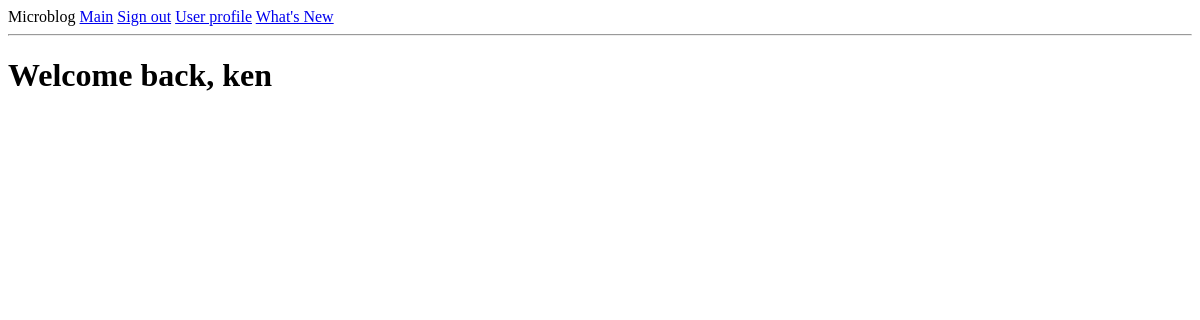
The page /explore (signed in) on the database as committed earlier.
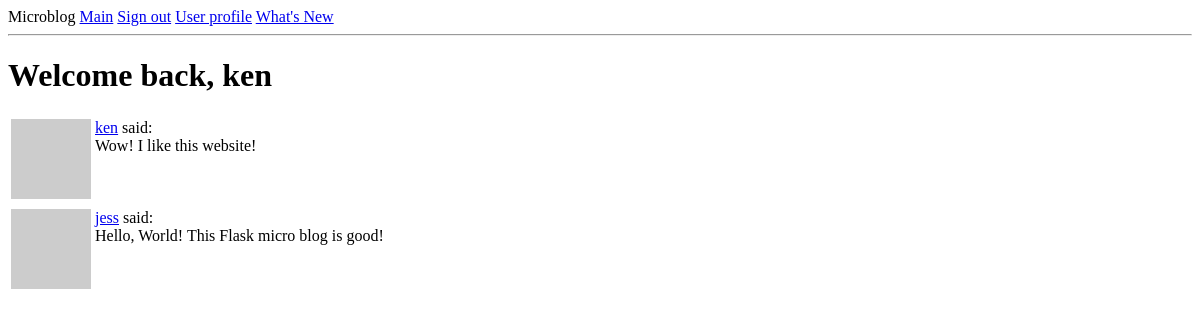
The same page on the database as committed later.
### app/models.py (models this page shows, shortened)
class User(db.Model, UserMixin):
    id = db.Column(db.Integer, primary_key=True)
    username = db.Column(db.String(64), index = True, unique = True)
    email = db.Column(db.String(120), index = True, unique = True)
    password_hash = db.Column(db.String(128))
    posts = db.relationship('Post', backref='author', lazy='dynamic')
    about_me = db.Column(db.String(140))
    last_seen = db.Column(db.DateTime, default = datetime.utcnow)
    followed = db.relationship(
        'User', secondary = followers,
        primaryjoin = (followers.c.follower_id == id),
        secondaryjoin = (followers.c.followed_id == id),
        backref = db.backref('followers', lazy='dynamic'),
        lazy='dynamic')
    def avatar(self, size):
        digest = md5(self.email.lower().encode('utf-8')).hexdigest()
        return 'https://www.gravatar.com/avatar/{}?d=identicon&s={}'.format(digest, size)

class Post(db.Model):
    id = db.Column(db.Integer, primary_key = True)
    body = db.Column(db.String(140))
    timestamp = db.Column(db.DateTime, index = True, default = datetime.utcnow)
    user_id = db.Column(db.Integer, db.ForeignKey('user.id'))

### app/routes.py (the view)
@app.route('/explore')
@login_required
def explore():
    page = request.args.get('page', 1, type=int)
    posts = Post.query.order_by(Post.timestamp.desc()).paginate(
        page=page,
        per_page=app.config['POSTS_PER_PAGE'],
        error_out=False)
    next_url = url_for('explore', page=posts.next_num) \
        if posts.has_next else None
    prev_url = url_for('explore', page=posts.prev_num) \
        if posts.has_prev else None
    return render_template('index.html',
                           title='What\'s new',
                           posts=posts.items)

### app/models.py (called while the page is built)
@login.user_loader
def load_user(id):
    return User.query.get(int(id))

### app/routes.py (called while the page is built)
@app.before_request
def before_request():
    if current_user.is_authenticated:
        current_user.last_seen = datetime.utcnow()
        db.session.commit()

### app/templates/index.html (shortened to what this page needs)
{% extends 'base.html' %}
{% block content %}
    <h1>Welcome back, {{ current_user.username }}</h1>
    {% for post in posts %}
        {% include '_post.html' %}
    {% endfor %}
{% endblock %}

### app/templates/base.html (shortened to what this page needs)
<!DOCTYPE html>
<html lang="en">
<head>
</head>
<body>
    <div>Microblog
        <a href="{{ url_for('index') }}">Main</a>
        {% if current_user.is_anonymous %}
        <a href="{{ url_for('login') }}">Sign in</a>
        {% else %}
        <a href="{{ url_for('logout') }}">Sign out</a>
        <a href="{{ url_for('user', username=current_user.username) }}">User profile</a>
        {% endif %}
        <a href="{{ url_for('explore')}}">What's New</a>
    </div>
    <hr>
    {% block content %}
    {% endblock %}
</body>
</html>

### app/templates/_post.html
<table>
    <tr valign='top'>
        <td><img src="{{ post.author.avatar(32) }}"></td>
        <td><a href="{{ url_for('user', username=post.author.username) }}">{{ post.author.username }}</a>
            said: <br> {{ post.body }}</td>
    </tr>
</table>

Rows that differ between the two databases and show on the page:
added Post: author.username "ken", body "Wow! I like this website!"
added Post: author.username "jess", body "Hello, World! This Flask micro blog is good!"
